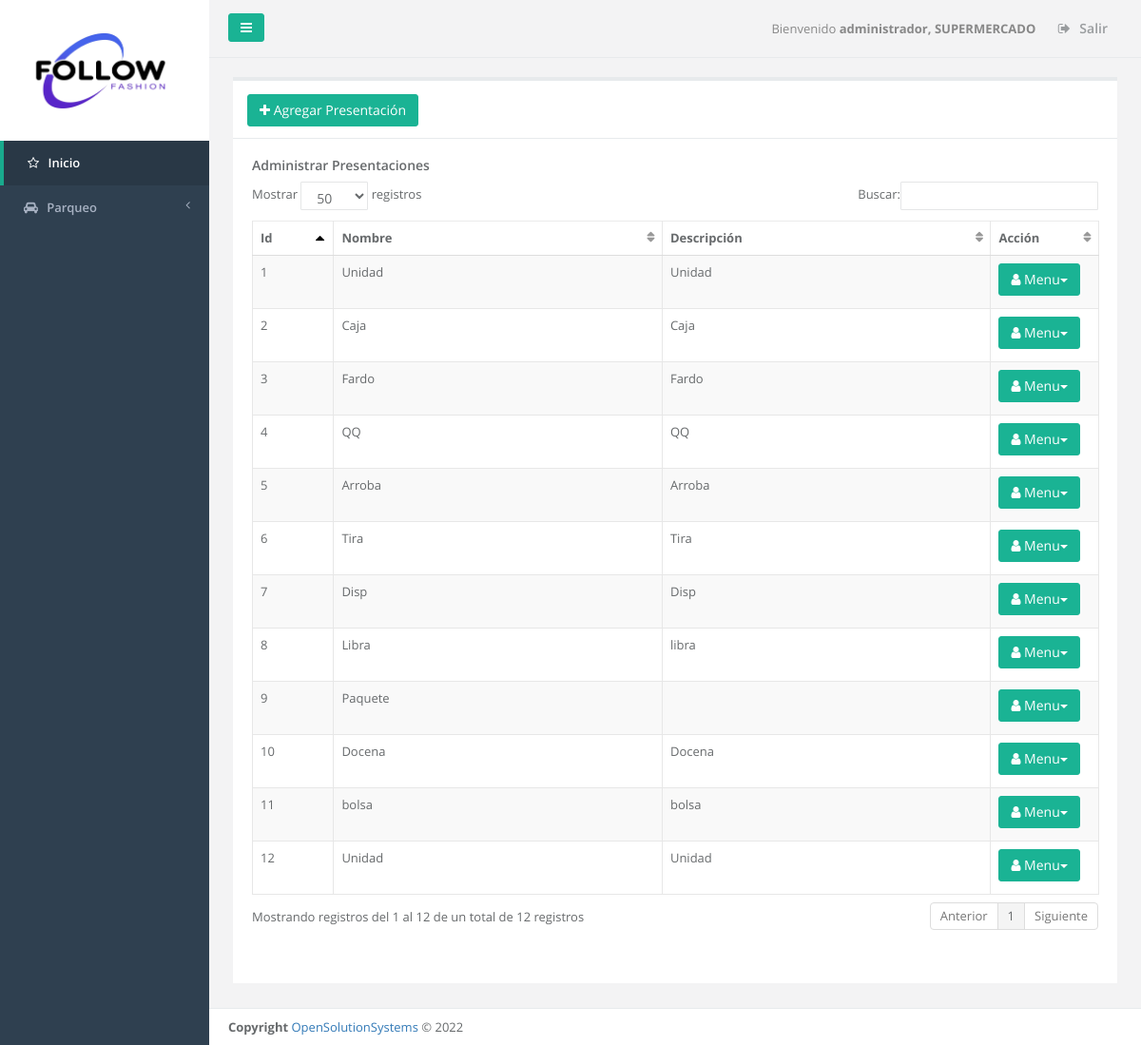
Page /admin_presentacion.php (signed in) on the earlier database version.
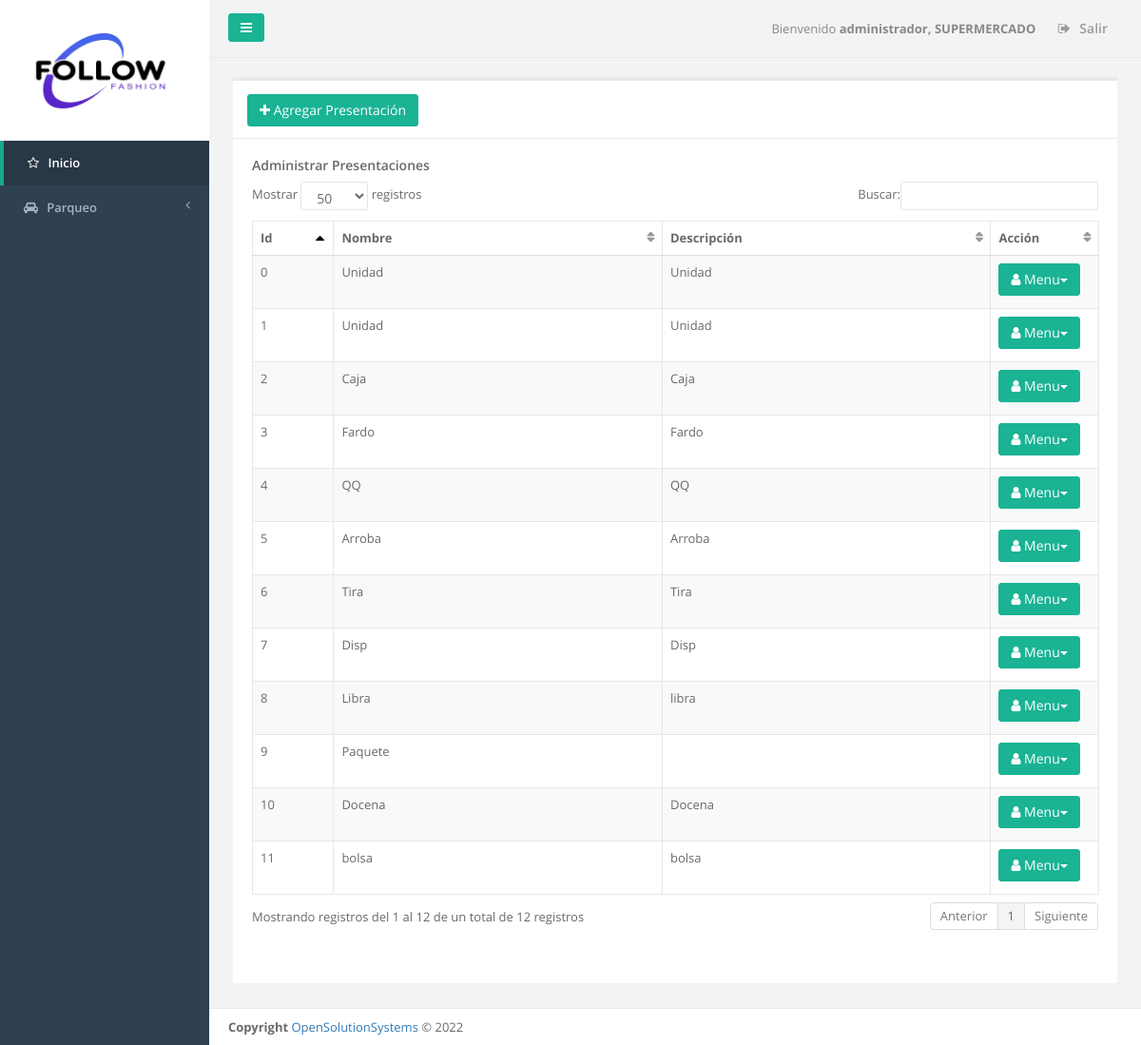
Same page on the later database version.
### tables this page shows
CREATE TABLE `menu` (
  `id_server` int(11) NOT NULL,
  `unique_id` text NOT NULL,
  `id_menu` int(11) NOT NULL,
  `nombre` varchar(250) DEFAULT NULL,
  `prioridad` int(11) DEFAULT NULL,
  `icono` varchar(250) NOT NULL,
  `visible` tinyint(1) NOT NULL
);

CREATE TABLE `sucursal` (
  `id_server` int(11) NOT NULL,
  `unique_id` text NOT NULL,
  `id_sucursal` int(11) NOT NULL,
  `descripcion` text NOT NULL,
  `direccion` varchar(255) NOT NULL,
  `telefono1` varchar(20) NOT NULL,
  `telefono2` varchar(20) NOT NULL,
  `casa_matriz` tinyint(1) NOT NULL,
  `iva` float NOT NULL,
  `monto_retencion1` float NOT NULL,
  `monto_retencion10` float NOT NULL,
  `monto_percepcion` float NOT NULL,
  `n_sucursal` int(11) NOT NULL,
  `vigencia_factura` int(11) NOT NULL,
  `vigencia_pedido` int(11) NOT NULL,
  `giro` varchar(100) NOT NULL,
  `nrc` varchar(100) NOT NULL,
  `nit` varchar(100) NOT NULL,
  `razon_social` varchar(150) NOT NULL,
  `logo` varchar(150) NOT NULL,
  `serie_cof` varchar(100) NOT NULL,
  `desde_cof` int(11) NOT NULL,
  `hasta_cof` int(11) NOT NULL,
  `serie_ccf` varchar(100) NOT NULL,
  `desde_ccf` int(11) NOT NULL,
  `hasta_ccf` int(11) NOT NULL,
  `ultima_act` date NOT NULL
);

CREATE TABLE `presentacion` (
  `id_server` int(11) NOT NULL,
  `unique_id` text NOT NULL,
  `id_sucursal` int(11) NOT NULL,
  `id_presentacion` int(11) NOT NULL,
  `nombre` varchar(50) NOT NULL,
  `descripcion` varchar(12) NOT NULL
);

### _conexion.php (called while the page is built, shortened)
<?php
$username = "root";
$password = "admin$2022**.";
$hostname = "localhost";
$dbname = "open_2cajas";
$conexion = mysqli_connect("$hostname","$username","$password","$dbname");
function _query($sql_string){
  global $conexion;
  mysqli_set_charset($conexion,"utf8");
  $query=mysqli_query($conexion,$sql_string);
  return $query;
}
function _fetch_array($sql_string){
  $fetched = mysqli_fetch_array($sql_string,MYSQLI_ASSOC);
  return $fetched;
}
function _num_rows($sql_string){
  $rows = mysqli_num_rows($sql_string);
  return $rows;
}
function get_name_script($url){
  if ( strpos($url, '/') !== FALSE ){
    $nombre_archivo_tmp = explode('/', $url);
  }
  $nombre_archivo= array_pop($nombre_archivo_tmp );
  return  $nombre_archivo;
}
function permission_usr($id_user,$filename){
  $sql1="SELECT menu.id_menu, menu.nombre as nombremenu, menu.prioridad,
  modulo.id_modulo,  modulo.nombre as nombremodulo, modulo.descripcion, modulo.filename,
  usuario_modulo.id_usuario,usuario.admin as admin
  FROM menu, modulo, usuario_modulo, usuario
  WHERE usuario.id_usuario='$id_user'
  AND menu.id_menu=modulo.id_menu
  AND usuario.id_usuario=usuario_modulo.id_usuario
  AND usuario_modulo.id_modulo=modulo.id_modulo
  AND modulo.filename='$filename'
  ";
  $result1=_query($sql1);
  $count1=_num_rows($result1);
  if($count1 >0){
    $row1=_fetch_array($result1);
    $admin=$row1['admin'];
    $nombremodulo=$row1['nombremodulo'];
    $filename=$row1['filename'];
    $name_link=$filename;
  }
  else{
    $name_link='NOT';
  }
  return $name_link;
}
?>

### admin_presentacion.php (the view, shortened to what this page needs)
<?php
$title='Administrar Presentaciones';
$_PAGE = array ();
$_PAGE ['title'] = $title;
$_PAGE ['links'] = null;
$_PAGE ['links'] .= '<link href="css/bootstrap.min.css" rel="stylesheet">';
$_PAGE ['links'] .= '<link href="font-awesome/css/font-awesome.css" rel="stylesheet">';
$_PAGE ['links'] .= '<link href="css/plugins/iCheck/custom.css" rel="stylesheet">';
$_PAGE ['links'] .= '<link href="css/plugins/toastr/toastr.min.css" rel="stylesheet">';
$_PAGE ['links'] .= '<link href="css/plugins/dataTables/dataTables.bootstrap.css" rel="stylesheet">';
$_PAGE ['links'] .= '<link href="css/plugins/dataTables/dataTables.responsive.css" rel="stylesheet">';
$_PAGE ['links'] .= '<link href="css/plugins/dataTables/dataTables.tableTools.min.css" rel="stylesheet">';
$_PAGE ['links'] .= '<link href="css/animate.css" rel="stylesheet">';
$_PAGE ['links'] .= '<link href="css/style.css" rel="stylesheet">';
include_once "header.php";
include_once "main_menu.php";
$id_user=$_SESSION["id_usuario"];
$admin=$_SESSION["admin"];
$uri = $_SERVER['SCRIPT_NAME'];
$filename=get_name_script($uri);
$links=permission_usr($id_user,$filename);
$sql="SELECT * FROM presentacion ORDER BY nombre ASC";
$result=_query($sql);
?>
<div class="wrapper wrapper-content  animated fadeInRight">
	<div class="row" id="row1">
		<div class="col-lg-12">
			<div class="ibox float-e-margins">
				<?php
				if($links != 'NOT' || $admin == '1'){
				echo"<div class='ibox-title'>";
				$filename='agregar_presentacion.php';
				$link=permission_usr($id_user,$filename);
				if ($link!='NOT' || $admin=='1' )
				echo "<a  data-toggle='modal' href='agregar_presentacion.php' class='btn btn-primary' role='button' data-target='#viewModal' data-refresh='true'><i class='fa fa-plus icon-large'></i> Agregar Presentación</a>";
				echo "</div>";
				?>
				<div class="ibox-content">
					<header>
						<h4><?php echo $title; ?></h4>
					</header>
					<section>
						<table class="table table-striped table-bordered table-hover"id="editable">
							<thead>
								<tr>
									<th class="col-lg-1">Id</th>
									<th class="col-lg-4">Nombre</th>
									<th class="col-lg-4">Descripción</th>
									<th class="col-lg-1">Acción</th>
								</tr>
							</thead>
							<tbody>
								<?php
								while($row=_fetch_array($result))
								{
									echo "<tr>";
									echo"<td>".$row['id_presentacion']."</td>
									<td>".$row['nombre']."</td>
									<td>".$row['descripcion']."</td>
									";
									echo"<td><div class='btn-group'>
									<a href='#' data-toggle='dropdown' class='btn btn-primary dropdown-toggle'><i class='fa fa-user icon-white'></i> Menu<span class='caret'></span></a>
									<ul class='dropdown-menu dropdown-primary'>";
									$filename='borrar_presentacion.php';
									$link=permission_usr($id_user,$filename);
									if ($link!='NOT' || $admin=='1' )
									echo "	</ul>
									</div>
									</td>
									</tr>";
								}
							?>
							</tbody>
						</table>
					</section>
				</div>
			</div>
			</div>
		</div>
	</div>
	<?php
	include ("footer.php");
	}
	else {
		echo "<br><br><div class='alert alert-warning'>No tiene permiso para este modulo.</div></div></div></div></div>";
		include ("footer.php");
	}
	?>

### header.php (shortened to what this page needs)
<!DOCTYPE html>
<html>
<head>
<?=!empty($_PAGE['links']) ? $_PAGE['links'] : null;?>
</head>

### main_menu.php (shortened to what this page needs)
<nav class="navbar-default navbar-static-side" role="navigation">
  <div class="sidebar-collapse">
    <ul class="nav" id="side-menu">
      <li class="nav-header" style="background: #FFFFFF;">
        <div class="dropdown profile-element">
          <span>
            <img alt="image" class="img-responsive" src="img/62b1ee1c1c090_follow_logo.png" width="180px" style="margin-left: -3%;">
          </span>
      </div>
    </li>
    <?php
    $id_user=$_SESSION["id_usuario"];
    $admin=$_SESSION["admin"];
    $icono='fa fa-star-o';
    $sql_menus="SELECT id_menu, nombre, prioridad,icono FROM menu order by prioridad";
    $result=_query($sql_menus);
    $main_lnk='dashboard.php';
    if($admin=='1')
    {
      echo  "<li class='active'>";
      echo "<a href='dashboard.php'><i class='".$icono."'></i> <span class='nav-label'>Inicio</span></a>";
      echo  "</li>";
    }
    else
    {
      echo  "<li class='active'>";
      echo "<a href='dashboard.php'><i class='".$icono."'></i> <span class='nav-label'>Inicio</span></a>";
      echo  "</li>";
    }
    while($row=_fetch_array($result))
    {
      $menuname=$row['nombre'];
      $id_menu=$row['id_menu'];
      $icono=$row['icono'];
      if($admin=='1')
      {
        $sql_links="SELECT distinct menu.id_menu, menu.nombre as nombremenu, menu.prioridad,
        modulo.id_modulo, modulo.nombre as nombremodulo, modulo.descripcion, modulo.filename, usuario.admin
        FROM menu, modulo, usuario
        WHERE usuario.id_usuario='$id_user'
        AND usuario.admin='1'
        AND menu.id_menu='$id_menu'
        AND menu.id_menu=modulo.id_menu
        AND modulo.mostrarmenu='1'
        AND menu.visible=1
        ";
      }
      $result_modules=_query($sql_links);
      $numrow2=_num_rows($result_modules);
      if($numrow2>0)
      {
        echo "<li><a href='".$main_lnk."'><i class='".$icono."'></i></i> <span class='nav-label'>".$menuname."</span> <span class='fa arrow'></span></a>";
        echo" </li>";
      }
    }
  ?>
</div>
</nav>
<div id="page-wrapper" class="gray-bg">
  <div class="row border-bottom">
    <nav class="navbar navbar-static-top" role="navigation" style="margin-bottom: 0">
      <div class="navbar-header">
        <a class="navbar-minimalize minimalize-styl-2 btn btn-primary"><i class="fa fa-bars"></i> </a>
      </div>
      <?php
      $id_sucursal=$_SESSION["id_sucursal"];
      $qsucursal=_query("SELECT descripcion FROM sucursal WHERE id_sucursal='$id_sucursal'");
      $row_sucursal=_fetch_array($qsucursal);
      $sucursal=$row_sucursal["descripcion"];
      ?>
      <ul class="nav navbar-top-links navbar-right">
        <li>
          <span class="m-r-sm text-muted welcome-message">Bienvenido <b><?php echo $_SESSION["nombre"].", ".$sucursal ?> </b></span>
        </li>
        <li>
          <a href="logout.php">
            <i class="fa fa-sign-out"></i> Salir
          </a>
        </li>
      </ul>
    </nav>
  </div>

### footer.php (shortened to what this page needs)
<div class="footer">
  <div>
      <strong>Copyright</strong> <a href="http://opensolutionsystems.com">OpenSolutionSystems</a> &copy; <?php echo date("Y");?>
  </div>
        </div>
        </div>
</body>
</html>

Differences in the rows shown:
removed presentacion: id_presentacion "12", nombre "Unidad", descripcion "Unidad"
added presentacion: id_presentacion "0", nombre "Unidad", descripcion "Unidad"
